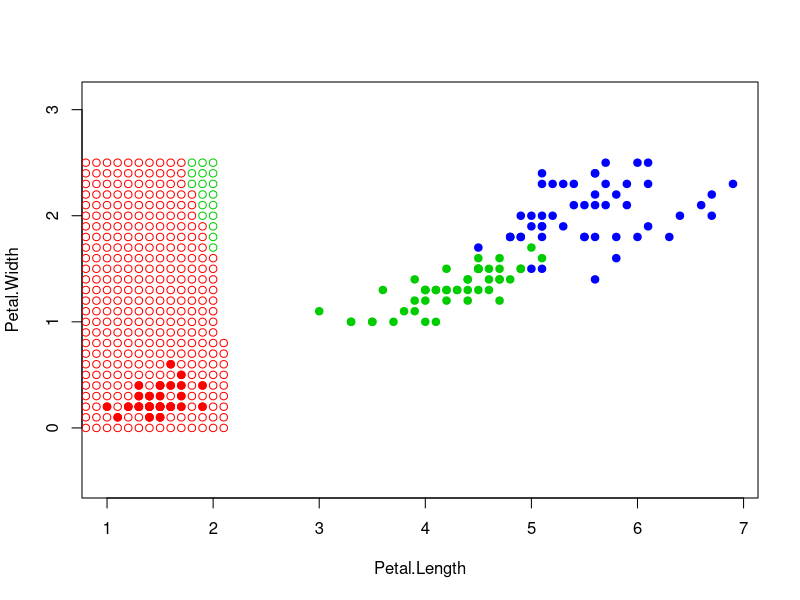

R code for this plot: (Note: a time limit stopped this script after it produced the figure.)


euclide <- function(u, v)
{
  sqrt(sum((u - v)^2))
}


sortObjectByDist <- function(xl, z, metricFunction = euclide)
{
  l <- dim(xl)[1]
  n <- dim(xl)[2] - 1
  
  distances <- rep(0, l) #вектор на L элементов, заполненный 0
  for (i in 1:l)
  {
    distances[i] <- c(metricFunction(xl[i, 1:n], z)) # вектор с расстояниями
  }
  orderedXl <- xl[order(distances), ] # сортирует вектор дистанции по индексам
  return (orderedXl)
}


oneNN <- function(xl, z)
{
  orderedXl <- sortObjectByDist(xl, z)
  n <- dim(orderedXl)[2]
  
  classes <- orderedXl[1, n]
  
  return (classes)
}

xl_arr <- function(q)
{
  if (q > 50) 
    q = 50
    
  res1 <- sample(c(1:50), q, replace = FALSE)
  res2 <- sample(c(51:100), q, replace = FALSE)
  res3 <- sample(c(101:150), q, replace = FALSE)
  x1 <- iris[res1, 3:5]
  x2 <- iris[res2, 3:5]
  x3 <- iris[res3, 3:5]
  arr <- rbind(x1,x2,x3)
  return(arr)
}

drowPoints <- function(xl)
{
  colors <- c("setosa" = "red", "versicolor" = "green3", "virginica" = "blue")
  plot(xl[1:2], pch = 21, bg = colors[xl$Species], col = colors[xl$Species], asp = 1)
  
  for(i in seq(0, 7, 0.1)){
    for(j in seq(0, 2.5, 0.1))
    {
      z <- c(i, j)
      class <- oneNN(xl, z)
      points(z[1], z[2], pch = 1, bg = colors[class], col = colors[class])
    }
  }
}

main <- function()
{
  xl <- xl_arr(50)
  drowPoints(xl)
} # end main function

main()
